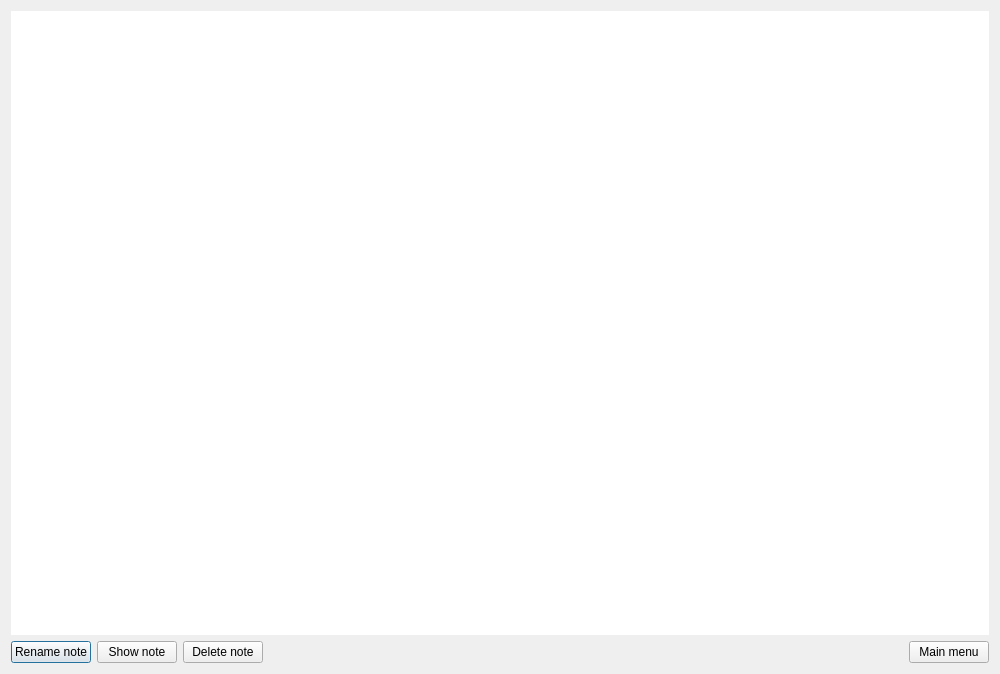
<?xml version="1.0" encoding="UTF-8"?>
<ui version="4.0">
 <class>ShowNotesWindow</class>
 <widget class="QDialog" name="ShowNotesWindow">
  <property name="windowModality">
   <enum>Qt::NonModal</enum>
  </property>
  <property name="geometry">
   <rect>
    <x>0</x>
    <y>0</y>
    <width>1000</width>
    <height>674</height>
   </rect>
  </property>
  <property name="windowTitle">
   <string>Show notes</string>
  </property>
  <layout class="QGridLayout" name="gridLayout">
   <item row="0" column="0">
    <layout class="QVBoxLayout" name="verticalLayout">
     <item>
      <widget class="QTableView" name="notesTableView">
       <property name="frameShape">
        <enum>QFrame::NoFrame</enum>
       </property>
       <property name="frameShadow">
        <enum>QFrame::Plain</enum>
       </property>
       <property name="midLineWidth">
        <number>1</number>
       </property>
       <property name="horizontalScrollBarPolicy">
        <enum>Qt::ScrollBarAsNeeded</enum>
       </property>
       <property name="gridStyle">
        <enum>Qt::NoPen</enum>
       </property>
       <property name="sortingEnabled">
        <bool>true</bool>
       </property>
      </widget>
     </item>
     <item>
      <layout class="QHBoxLayout" name="horizontalLayout">
       <item>
        <widget class="QPushButton" name="renameNoteButton">
         <property name="sizePolicy">
          <sizepolicy hsizetype="Preferred" vsizetype="Minimum">
           <horstretch>0</horstretch>
           <verstretch>0</verstretch>
          </sizepolicy>
         </property>
         <property name="text">
          <string>Rename note</string>
         </property>
        </widget>
       </item>
       <item>
        <widget class="QPushButton" name="showNoteButton">
         <property name="sizePolicy">
          <sizepolicy hsizetype="Preferred" vsizetype="Minimum">
           <horstretch>0</horstretch>
           <verstretch>0</verstretch>
          </sizepolicy>
         </property>
         <property name="text">
          <string>Show note</string>
         </property>
        </widget>
       </item>
       <item>
        <widget class="QPushButton" name="deleteNoteButton">
         <property name="text">
          <string>Delete note</string>
         </property>
        </widget>
       </item>
       <item>
        <spacer name="horizontalSpacer">
         <property name="orientation">
          <enum>Qt::Horizontal</enum>
         </property>
         <property name="sizeHint" stdset="0">
          <size>
           <width>40</width>
           <height>20</height>
          </size>
         </property>
        </spacer>
       </item>
       <item>
        <widget class="QPushButton" name="toMainMenuButton">
         <property name="sizePolicy">
          <sizepolicy hsizetype="Preferred" vsizetype="Minimum">
           <horstretch>0</horstretch>
           <verstretch>0</verstretch>
          </sizepolicy>
         </property>
         <property name="text">
          <string>Main menu</string>
         </property>
        </widget>
       </item>
      </layout>
     </item>
    </layout>
   </item>
  </layout>
 </widget>
 <resources/>
 <connections/>
</ui>
